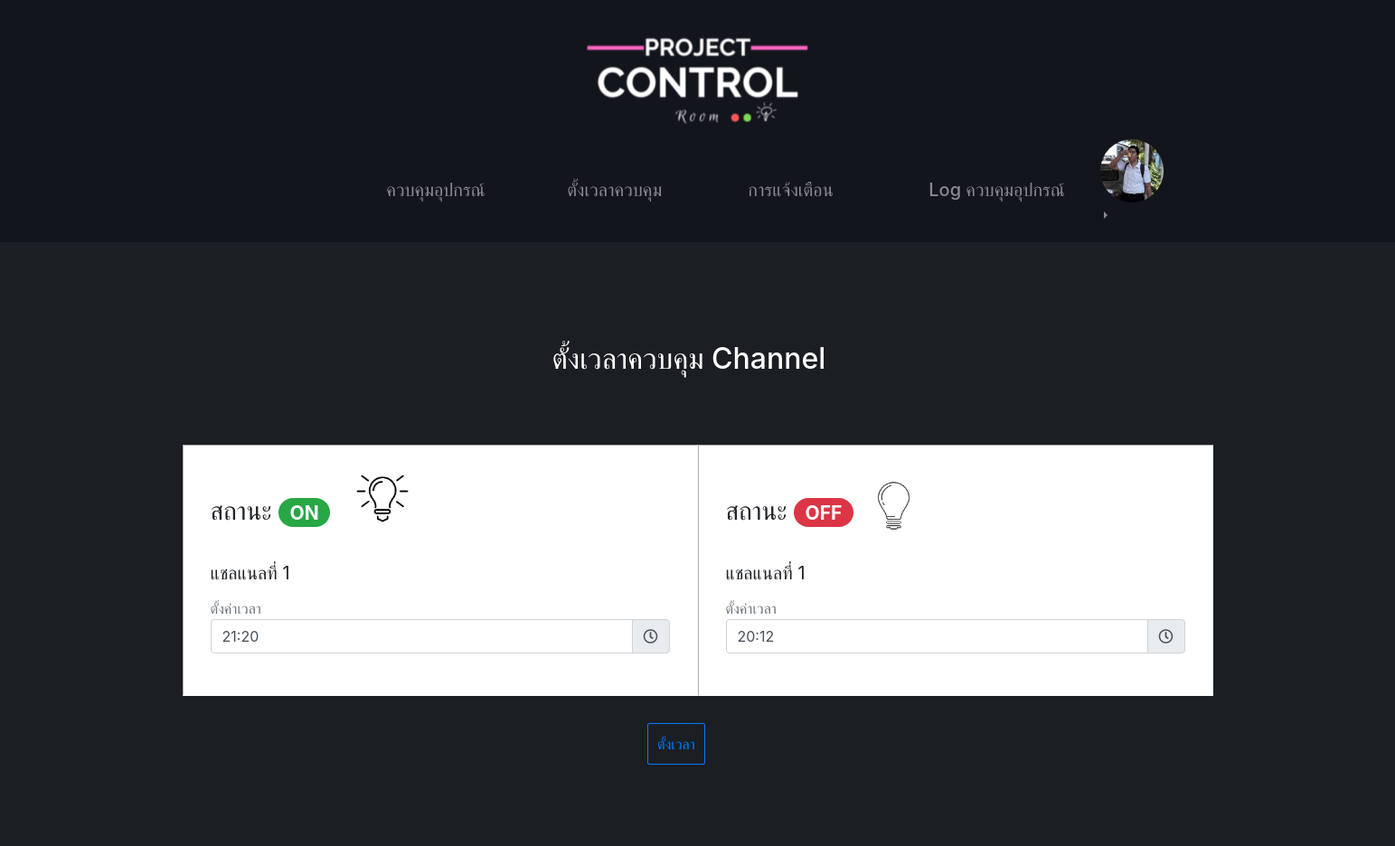
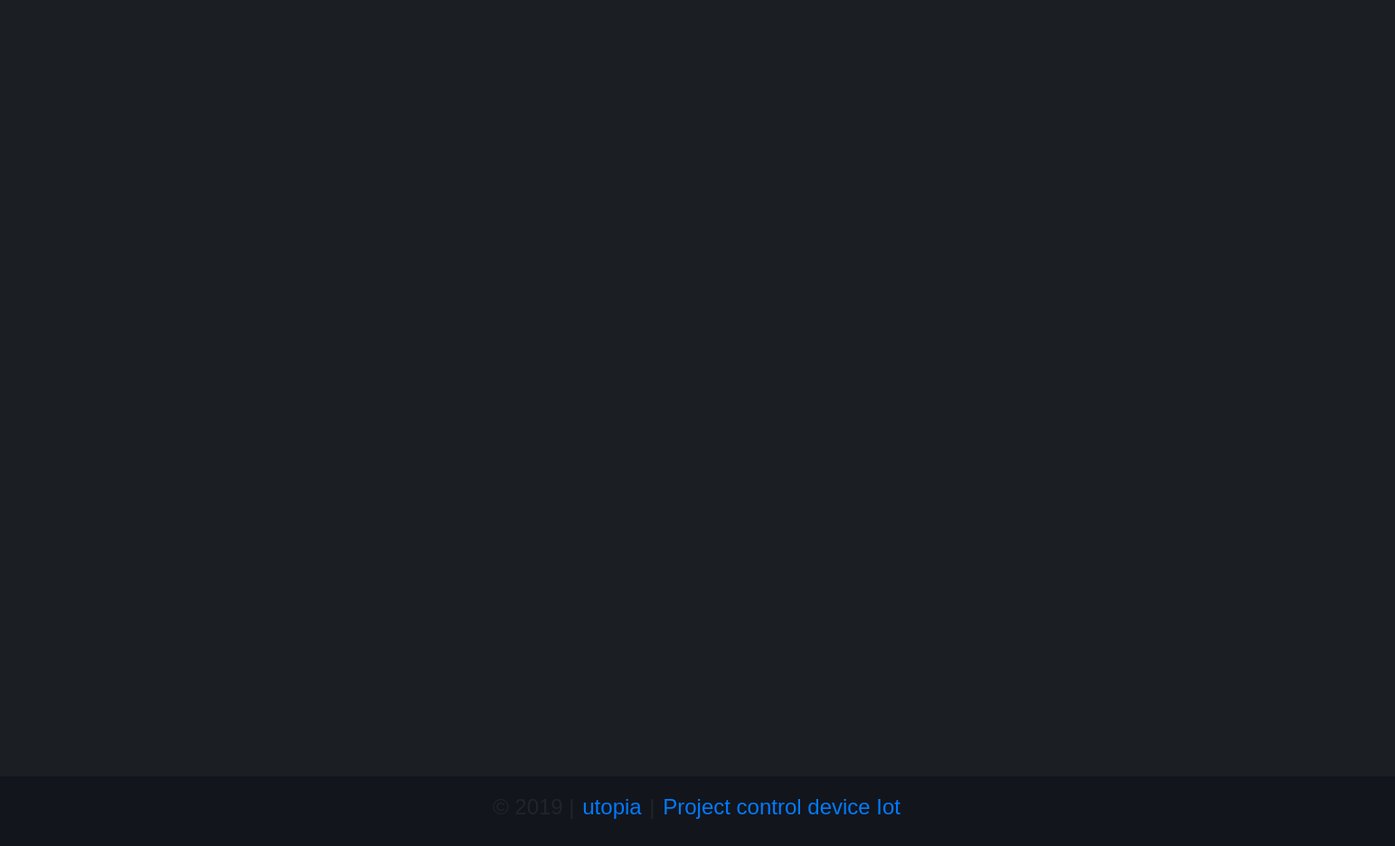
The page /projectcontrol/timeSet.php?id=1 (signed in) on the database its author committed (2 pictures, top to bottom).
### tables this page shows
CREATE TABLE `users` (
  `userid` int(2) NOT NULL,
  `username` varchar(50) NOT NULL,
  `password` varchar(50) NOT NULL,
  `fname` varchar(50) NOT NULL,
  `lname` varchar(50) NOT NULL,
  `email` varchar(50) NOT NULL,
  `picture` varchar(100) NOT NULL,
  `date` timestamp NULL DEFAULT CURRENT_TIMESTAMP,
  `status` varchar(1) NOT NULL DEFAULT 'Y'
);

CREATE TABLE `settime` (
  `timeid` int(10) NOT NULL,
  `channelid` int(2) NOT NULL,
  `timesetOn` varchar(6) NOT NULL,
  `stateOn` varchar(1) NOT NULL,
  `timesetOff` varchar(6) NOT NULL,
  `stateOff` varchar(1) NOT NULL
);

### projectcontrol/timeSet.php (the view, shortened to what this page needs)
<?php
require "head.php";
require "inc/connect.php";
if ($_POST['submit'] != null) {
    $channelid = $_POST['channelid'];
    $timeon = $_POST['timeon'];
    $timeoff = $_POST['timeoff'];
    $sql = "UPDATE `settime` SET `timesetOn`='$timeon',`timesetOff`='$timeoff'
     WHERE channelid=$channelid";
    $result = mysqli_query($con, $sql);
    if ($result == 1) {
        echo ' <script type="text/javascript">
            window.location="timeControl.php";
            </script>';
    }
    mysqli_close($con);
} else if ($_GET['id'] != null) {
    $id = $_GET['id'];
    $sql = "SELECT * FROM `settime` WHERE channelid = $id";
    $result = mysqli_query($con, $sql);
    if ($result) {
        $row = mysqli_fetch_array($result);
        $channelid = $row["channelid"];
        $timeon = $row["timesetOn"];
        $timeoff = $row["timesetOff"];
    }
}
?>
</head>
<div class="container">
    <form method="post" action="" enctype="multipart/form-data" class="form1">
        <div class="row">
            <div class="col-sm-12">
                <h2 class="h2">ตั้งเวลาควบคุม Channel</h2>
            </div>
        </div>
        <div class="row">
            <div class="col-sm-6" style="background-color:white; border: 1px solid white; border-style:inset; ">
                <h3>สถานะ <span class="badge badge-pill badge-success">ON</span> <img src="img/lightbub.png" alt="" class="img-fluid" width="100" height="100" style="margin-bottom:6%;"></h3>
                <label>แชลแนลที่ <?php echo $channelid; ?></label>
                <small class="form-text text-muted">ตั้งค่าเวลา</small>
                <div class="input-group mb-3">
                    <input type="text" name="timeon" class="form-control" id="timepicker" placeholder="ตั้งเวลาสถานะ ON" size="20" value="<?php echo $timeon ?>">
                    <div class="input-group-append">
                        <span class="input-group-text" id="basic-addon2"><i class="far fa-clock"></i></span>
                    </div>
                </div>
            </div>
            <div class="col-sm-6" style="background-color:white; border: 1px solid white; border-style:inset; ">
                <h3>สถานะ <span class="badge badge-pill badge-danger">OFF</span> <img src="img/lightoff.png" alt="" class="img-fluid" width="73" height="73" style="margin-bottom:3%;"></h3>
                <label>แชลแนลที่ <?php echo $channelid; ?></label>
                <small class="form-text text-muted">ตั้งค่าเวลา</small>
                <div class="input-group mb-3">
                    <input type="text" name="timeoff" class="form-control" id="timepicker" placeholder="ตั้งเวลาสถานะ OFF" size="20" value="<?php echo $timeoff ?>">
                    <div class="input-group-append">
                        <span class="input-group-text" id="basic-addon2"><i class="far fa-clock"></i></span>
                    </div>
                </div>
            </div>
        </div>
        <input name="submit" type="submit" class="btn btn-outline-primary size="20" value="ตั้งเวลา"></<input>
    </form>
</div>
<?php
require "footer.php";
?>

### projectcontrol/head.php (shortened to what this page needs)
<?php
require "inc/connect.php";
$userid = $_SESSION['userid'];
$sessionstatus = $_SESSION['status'];
$sql = "SELECT * FROM users WHERE userid=$userid";
$result = mysqli_query($con, $sql);
$row = mysqli_fetch_array($result);
$profileimg  = $row['picture'];
?>
<!DOCTYPE html>
<html lang="en">
<head>
    <link rel="stylesheet" href="css/stylefooter.css">
    <link rel="stylesheet" href="css/styleheader.css">
    <link rel="stylesheet" href="//cdnjs.cloudflare.com/ajax/libs/timepicker/1.3.5/jquery.timepicker.min.css">
    <link rel="stylesheet" href="https://maxcdn.bootstrapcdn.com/bootstrap/4.0.0/css/bootstrap.min.css">
    <link rel="stylesheet" href="https://use.fontawesome.com/releases/v5.8.1/css/all.css">
</head>
<body style="background-color:#1b1f23">
    <div class="row">
        <div class="col-sm" style="background-color: #13151c">
        </div>
        <div class="col-sm-3" style="background-color: #13151c">
            <a href="<?php if ($sessionstatus != "R") {
                            echo "indexuser.php";
                        } else {
                            echo "viewchannel.php";
                        } ?>">
                <img src="img/Project.png" class="img-fluid" alt="Responsive image">
            </a>
        </div>
        <div class="col-sm" style="background-color: #13151c">
        </div>
    </div>
    <div class="row" style="background-color: #13151c">
        <div class="col-md-6 offset-md-3" style="background-color: #13151c">
            <header>
                <nav class="navbar navbar-expand-lg navbar-dark">
                    <div class="collapse navbar-collapse" id="navbarTogglerDemo01" style="height:100px;">
                            <?php if ($sessionstatus != 'R') { ?>
                                <ul class="navbar-nav">
                                    <li class="nav-item">
                                        <a class="nav-link" href="indexuser.php">
                                            <h5>ควบคุมอุปกรณ์</h5>
                                        </a>
                                    </li>
                                    <li class="nav-item">
                                        <a class="nav-link" href="timeControl.php">
                                            <h5>ตั้งเวลาควบคุม</h5>
                                        </a>
                                    </li>
                                    <li class="nav-item">
                                        <a class="nav-link" href="notify.php">
                                            <h5>การแจ้งเตือน</h5>
                                        </a>
                                    </li>
                                    <li class="nav-item">
                                        <a class="nav-link" href="log.php">
                                            <h5>Log ควบคุมอุปกรณ์</h5>
                                        </a>
                                    </li>
                                <?php } ?>
                                </ul>
                                <div class="btn-group dropright" style="margin-bottom:2%;">
                                    <ul class="navbar-nav">
                                        <li class="nav-link dropdown-toggle dropdown-toggle-split" role="button" data-toggle="dropdown" aria-haspopup="true" aria-expanded="false">
                                            <img src="upload/pic/<?php echo  $profileimg; ?>" class="rounded-circle" style="width:70px;height:70px">
                                        </li>
                                    </ul>
                                </div>
                    </div>
                </nav>
            </header>
        </div>
    </div>
    <div class="row" style="height:100%;">
        <div class="col-sm">
        </div>
        <div class="col-sm-11" style="height:auto;">

### projectcontrol/css/styleheader.css (style rules this page uses)
body { position:absolute; top: 0; bottom: 0; left: 0; right: 0; height: 100%; display: block; }
a { padding: 2px; }
h6 , h5 { font-family: 'Poiret One', cursive; }
li.nav-item { padding: 10px; width: 200px; height: 60px; }

### projectcontrol/timeSet.php (style rules this page uses)
.container { margin-top: 5%; }
.form1 { margin-bottom: 20% }
.h2 { color: white; }
.col-sm-12 { margin-left: 35%; margin-top: 30px; padding: 10px; }
.col-sm-6 { padding: 30px; font-size: 20px; margin-top: 5%; }
.btn { padding: 10px; border-radius: 5%; margin-top: 30px; margin-left: 45%; }

### rows shown on the page
users: picture (picture)
settime: channelid "1", timeon "21:20", timeoff "20:12"
